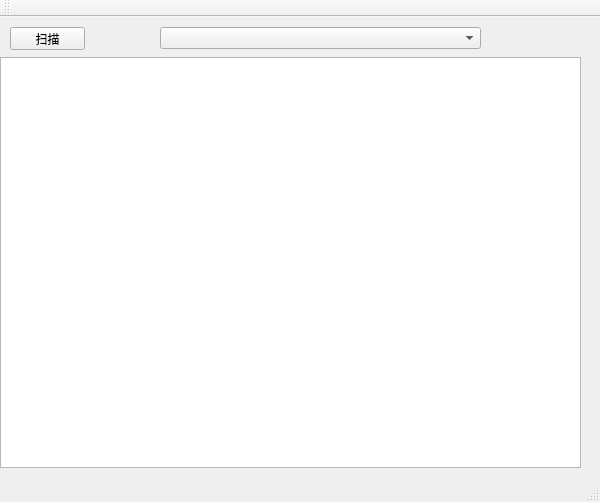
<?xml version="1.0" encoding="UTF-8"?>
<ui version="4.0">
 <class>DriverScanClass</class>
 <widget class="QMainWindow" name="DriverScanClass">
  <property name="geometry">
   <rect>
    <x>0</x>
    <y>0</y>
    <width>600</width>
    <height>502</height>
   </rect>
  </property>
  <property name="windowTitle">
   <string>DriverScan</string>
  </property>
  <widget class="QWidget" name="centralWidget">
   <widget class="QTextEdit" name="txtMsg">
    <property name="geometry">
     <rect>
      <x>0</x>
      <y>40</y>
      <width>581</width>
      <height>411</height>
     </rect>
    </property>
   </widget>
   <widget class="QPushButton" name="btScan">
    <property name="geometry">
     <rect>
      <x>10</x>
      <y>10</y>
      <width>75</width>
      <height>23</height>
     </rect>
    </property>
    <property name="accessibleName">
     <string/>
    </property>
    <property name="text">
     <string>扫描</string>
    </property>
   </widget>
   <widget class="QComboBox" name="cbxItem">
    <property name="geometry">
     <rect>
      <x>160</x>
      <y>10</y>
      <width>321</width>
      <height>22</height>
     </rect>
    </property>
   </widget>
  </widget>
  <widget class="QMenuBar" name="menuBar">
   <property name="geometry">
    <rect>
     <x>0</x>
     <y>0</y>
     <width>600</width>
     <height>23</height>
    </rect>
   </property>
  </widget>
  <widget class="QToolBar" name="mainToolBar">
   <attribute name="toolBarArea">
    <enum>TopToolBarArea</enum>
   </attribute>
   <attribute name="toolBarBreak">
    <bool>false</bool>
   </attribute>
  </widget>
  <widget class="QStatusBar" name="statusBar"/>
 </widget>
 <layoutdefault spacing="6" margin="11"/>
 <resources>
  <include location="driverscan.qrc"/>
 </resources>
 <connections/>
</ui>
